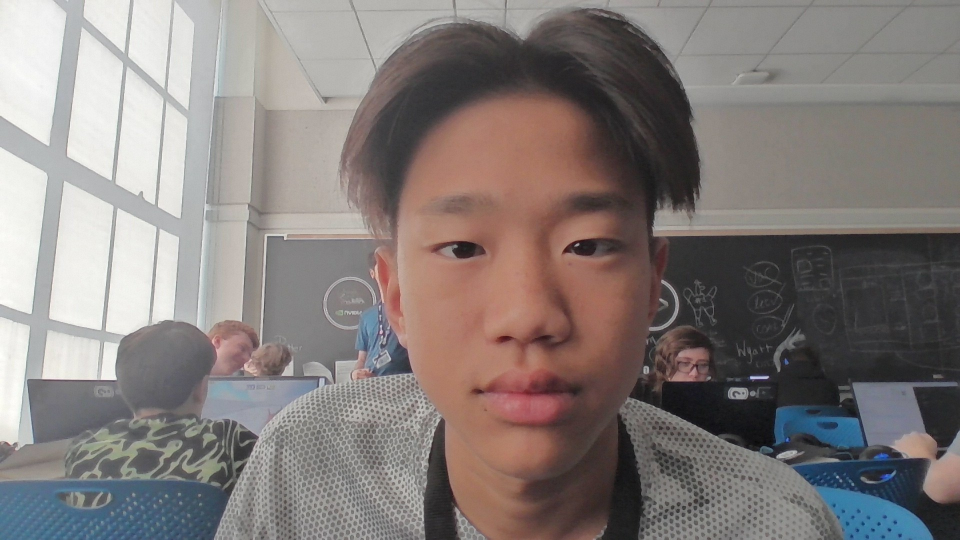
#> input picture Data Set/Known Faces/Alex.jpg, 1920 x 1080 px, given in place of the camera (shown at 1/2 size)
$ python main.py
#> lines starting #> are read from the running program, lines starting #| are printed output that depends on the picture; after the words box and inside, x2 and y2 are one past the last pixel; in counts of white or black regions, pixels touching at a corner belong together
import cv2
import pickle
import os
import time  # Added for cooldown tracking
from datetime import datetime

MODEL_FILE = "trained_faces.yml"
LABELS_FILE = "labels.pkl"
UNKNOWN_DIR = "Data Set/Unknown faces"

os.makedirs(UNKNOWN_DIR, exist_ok=True)

# --- FIX 1: Load the label names from your pickle file ---
if not os.path.exists(LABELS_FILE):
    print(f"Error: {LABELS_FILE} not found. Run your training script first.")
    exit()

with open(LABELS_FILE, "rb") as f:
#> (reads labels.pkl from the repository)
    label_names = pickle.load(f)

# Load trained model
if not os.path.exists(MODEL_FILE):
    print(f"Error: {MODEL_FILE} not found. Run your training script first.")
    exit()

recognizer = cv2.face.LBPHFaceRecognizer_create()
recognizer.read(MODEL_FILE)

# Face detector
face_detector = cv2.CascadeClassifier(
    cv2.data.haarcascades + "haarcascade_frontalface_default.xml"
)

# Camera
cap = cv2.VideoCapture(0)

print("Starting face recognition...")

# Cooldown tracking variable (Initializes to 0)
last_saved_time = 0

while True:
    ret, frame = cap.read()
#> frame is the input picture: shape (1080, 1920, 3); mean B, G, R 122.2, 124.4, 132.1

    if not ret:
        print("Failed to read camera")
        break

    gray = cv2.cvtColor(frame, cv2.COLOR_BGR2GRAY)
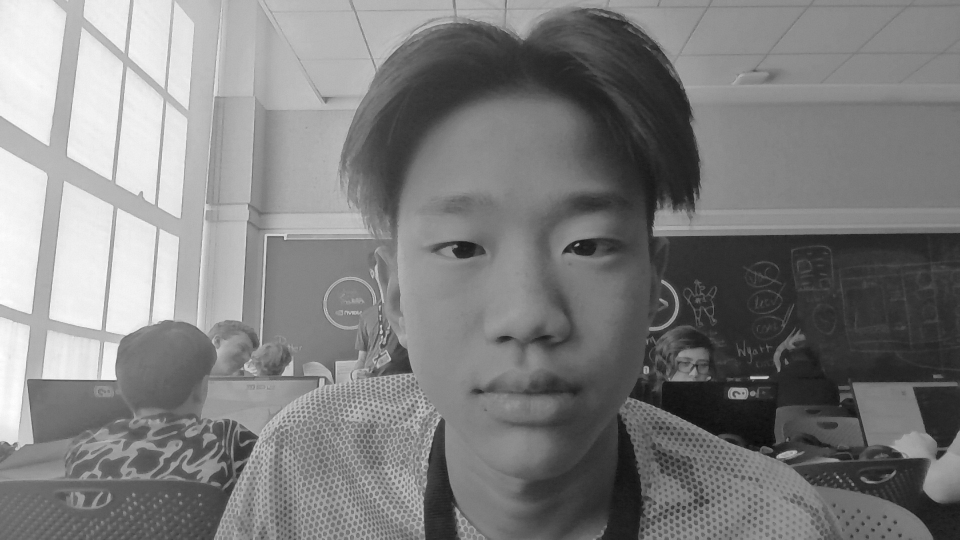
#> gray: shape (1080, 1920) (shown at 1/2 size); min 3, max 255, mean 126.5

    faces = face_detector.detectMultiScale(
        gray,
        scaleFactor=1.1,
        minNeighbors=5,
        minSize=(80, 80)
    )
#> faces = [[714, 234, 647, 647]]

    # --- FIX 2: Removed stray backslash at the end of this line ---
    for (x, y, w, h) in faces:

        face_roi = gray[y:y + h, x:x + w]
        face_roi = cv2.resize(face_roi, (200, 200))

        label_id, confidence = recognizer.predict(face_roi)

        # Lower confidence = better match
        if confidence < 80:
            name = label_names.get(label_id, "Unknown")
            color = (0, 255, 0)  # Green for recognized faces
        else:
            name = "Unknown"
            color = (0, 0, 255)  # Red for unknown faces

            # --- OPTIMIZATION: 2-second saving cooldown logic ---
            current_time = time.time()
            if current_time - last_saved_time > 2.0:
                timestamp = datetime.now().strftime("%Y%m%d_%H%M%S")
                filename = os.path.join(
                    UNKNOWN_DIR,
                    f"unknown_{timestamp}.jpg"
                )
                cv2.imwrite(filename, frame)
                print(f"Saved unknown intruder: {filename}")
                last_saved_time = current_time

        cv2.rectangle(
            frame,
            (x, y),
            (x + w, y + h),
            color,
            2
        )

        cv2.putText(
            frame,
            f"{name} ({confidence:.0f})",
            (x, y - 10),
            cv2.FONT_HERSHEY_SIMPLEX,
            0.7,
            color,
            2
        )
#> this loop made 1 pass
#> (x, y, w, h, label_id, confidence, name, color) on pass 1: (714, 234, 647, 647, 2, 12, 'Alex', (0, 255, 0))
#> pass 1, `face_roi = gray[y:y + h, x:x + w]`:
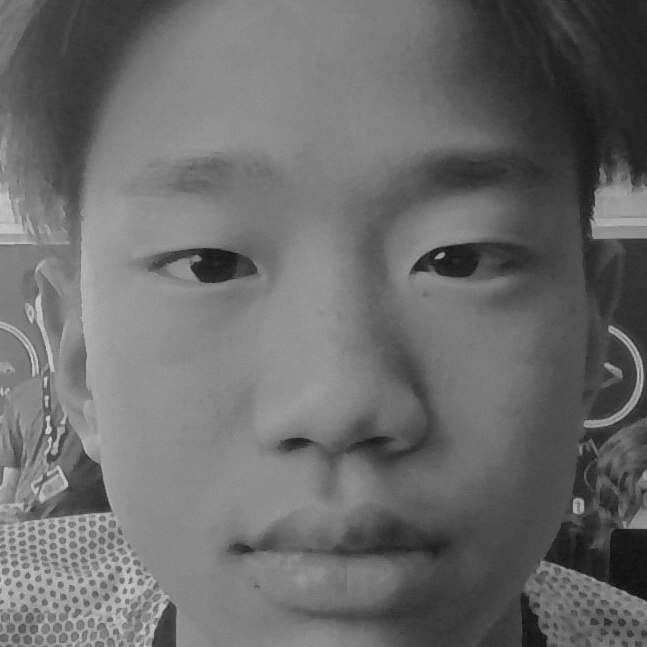
#> face_roi: shape (647, 647); min 13, max 217, mean 107.6
#> after the loop:
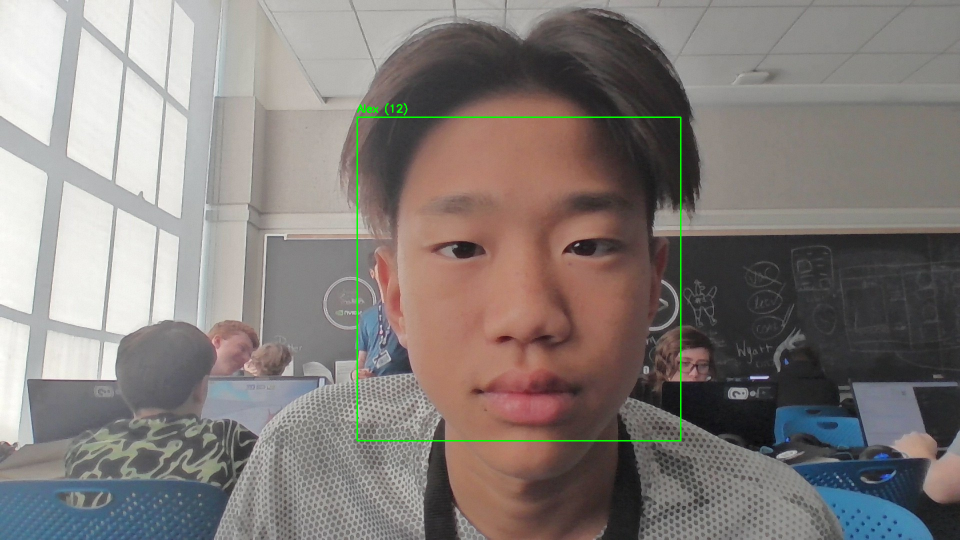
#> frame: shape (1080, 1920, 3) (shown at 1/2 size); 0.41% of pixels changed, all inside (x1, y1, x2, y2) = (713, 206, 1363, 883)
#> after the loop, last_saved_time = 0

    cv2.imshow("Recognition AI", frame)

    # --- FIX 3: Corrected lowercase 'k' to uppercase 'K' ---
    key = cv2.waitKey(1)
#> (key q is pressed here)

    if key == ord("q"):
        break

cap.release()
cv2.destroyAllWindows()
